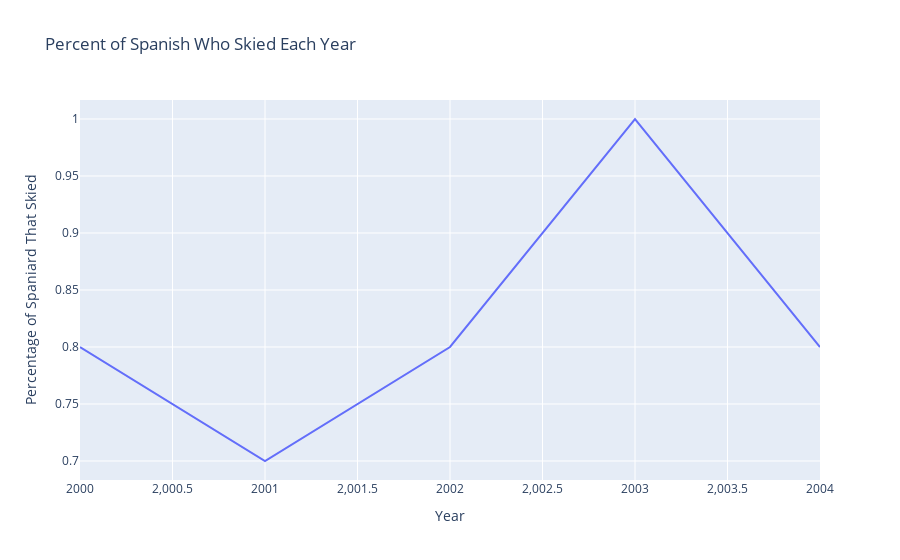

Notebook code cell kept with this figure:
### Code cell
px.line(spain_skiers, 
        "Year",
        "Percent_Skiers",
        labels= {"Percent_Skiers" : "Percentage of Spaniard That Skied"},
        title= "Percent of Spanish Who Skied Each Year")

### Figure 1 — Plotly figure (JSON) as saved in the notebook; plotly's stock layout.template omitted (floating-point values rounded to 4 significant figures)
{"data": [{"hovertemplate": "Year=%{x}<br>Percentage of Spaniard That Skied=%{y}<extra></extra>", "legendgroup": "", "line": {"color": "#636efa", "dash": "solid"}, "marker": {"symbol": "circle"}, "mode": "lines", "name": "", "orientation": "v", "showlegend": false, "type": "scatter", "x": [2000, 2001, 2002, 2003, 2004], "xaxis": "x", "y": [0.8, 0.7, 0.8, 1, 0.8], "yaxis": "y"}], "layout": {"legend": {"tracegroupgap": 0}, "title": {"text": "Percent of Spanish Who Skied Each Year"}, "xaxis": {"anchor": "y", "domain": [0, 1], "title": {"text": "Year"}}, "yaxis": {"anchor": "x", "domain": [0, 1], "title": {"text": "Percentage of Spaniard That Skied"}}}}
